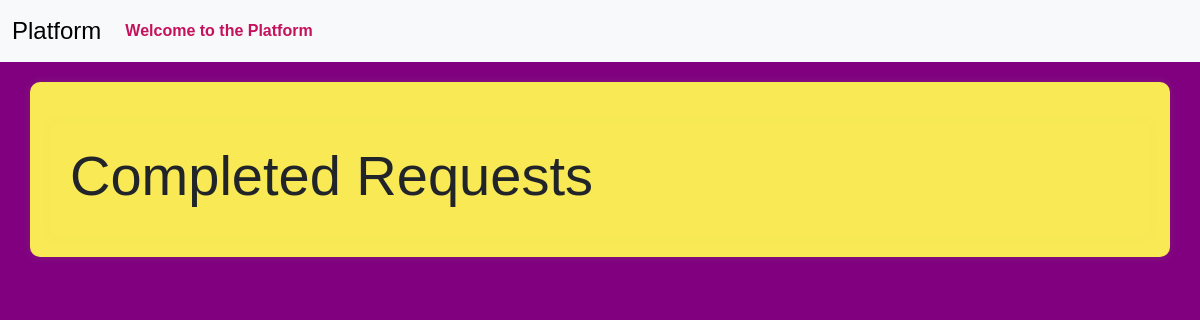
/completed_requests (signed in), run on an earlier commit of the app's database.
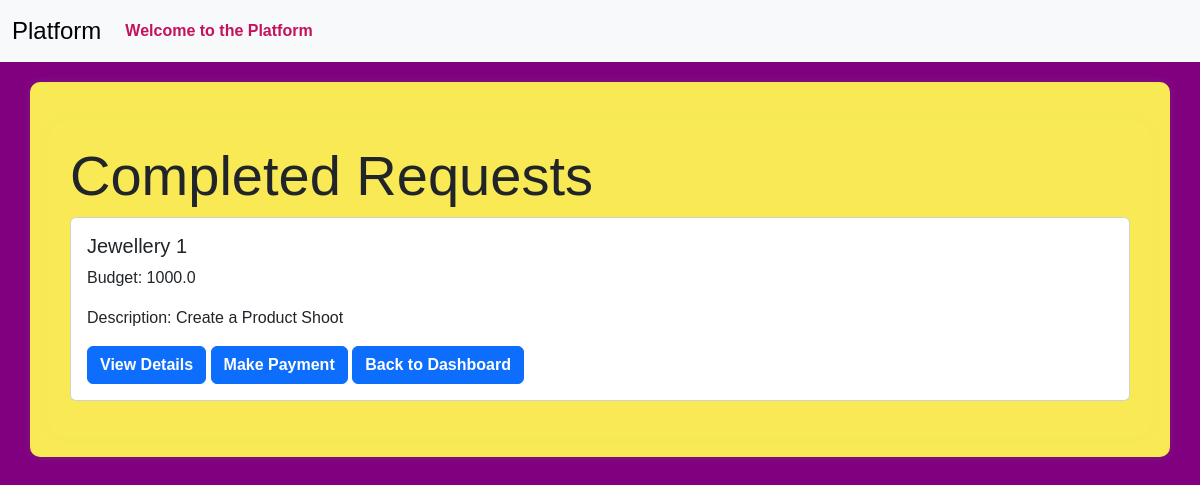
And on a later commit of the database.
### models.py (models this page shows)
class Campaign(db.Model):
    __tablename__ = 'campaign'
    id = Column(Integer, primary_key=True)
    name = Column(String(256), unique=False)
    description = Column(Text, nullable=True)
    start_date = Column(Date, nullable=False,default=date.today())
    end_date = Column(Date, nullable=False,default=lambda:date.today()+timedelta(days=30))
    budget = Column(Float, nullable=False,default=0.0)
    visibility = Column(Enum('public', 'private', name='visibility_enum'), nullable=False, default='public')
    sponsor_id = Column(Integer, ForeignKey('sponsor.id'), nullable=False)
    flagged = Column(Boolean, default=False)
    status = Column(String(20), nullable=False,default='In Progress')
    niche = db.Column(db.Enum(NicheEnum), nullable=False)
    completion_status = Column(Boolean, default=False)
    sponsor = relationship('Sponsor', backref='campaigns', overlaps="sponsor_campaigns,sponsor_relation")

### routes.py (the view)
@app.route('/completed_requests')
@login_required
def completed_requests():
    if not isinstance(current_user,Sponsor):
        return "Unauthorized", 403
    completed_campaigns=Campaign.query.filter_by(sponsor_id=current_user.id,status='Completed').all()
    return render_template('completed_requests.html', completed_campaigns= completed_campaigns)

### app.py (called while the page is built)
@login_manager.user_loader
def load_user(user_id):
    return User.query.get(int(user_id))

### templates/completed_requests.html (shortened to what this page needs)
{% extends 'layout.html' %}
{% block content %}
<div class="container">
    <h1 class="display-4"> Completed Requests</h1>
    {% for campaign in completed_campaigns %}
      <div class="card mb-3">
        <div class="card-body">
            <h5 class="card-title">{{campaign.name}}</h5>
            <p>Budget: {{campaign.budget}}</p>
            <p>Description: {{campaign.description}}</p>
            <a href="{{url_for('view_campaign',campaign_id=campaign.id)}}" class="btn btn-primary">View Details</a>
            <a href="{{url_for('make_payment',campaign_id=campaign.id)}}" class="btn btn-primary">Make Payment</a>
            <a href="{{url_for('sponsor_dashboard')}}" class="btn btn-primary">Back to Dashboard</a>
        </div>
      </div>
    {% endfor %}
</div>
{% endblock %}

What changed in the data, as far as the page shows it:
now on this page (row edited): Campaign: name "Jewellery 1", budget "1000.0", description "Create a Product Shoot"
